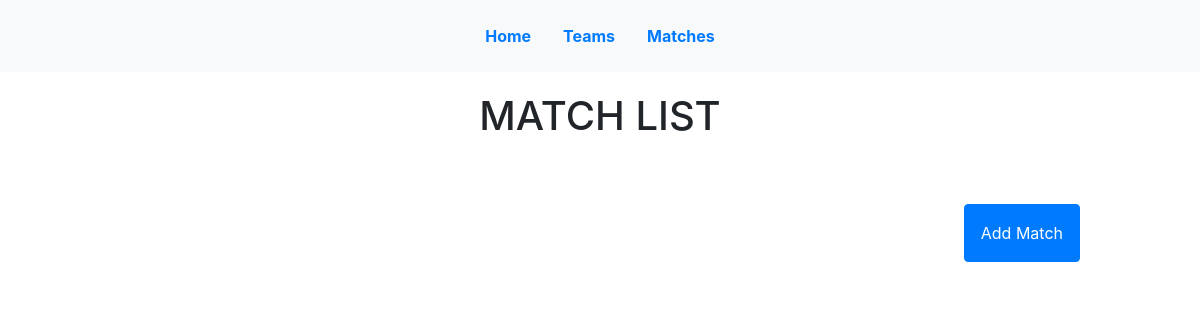
Page /match/ on the earlier database version.
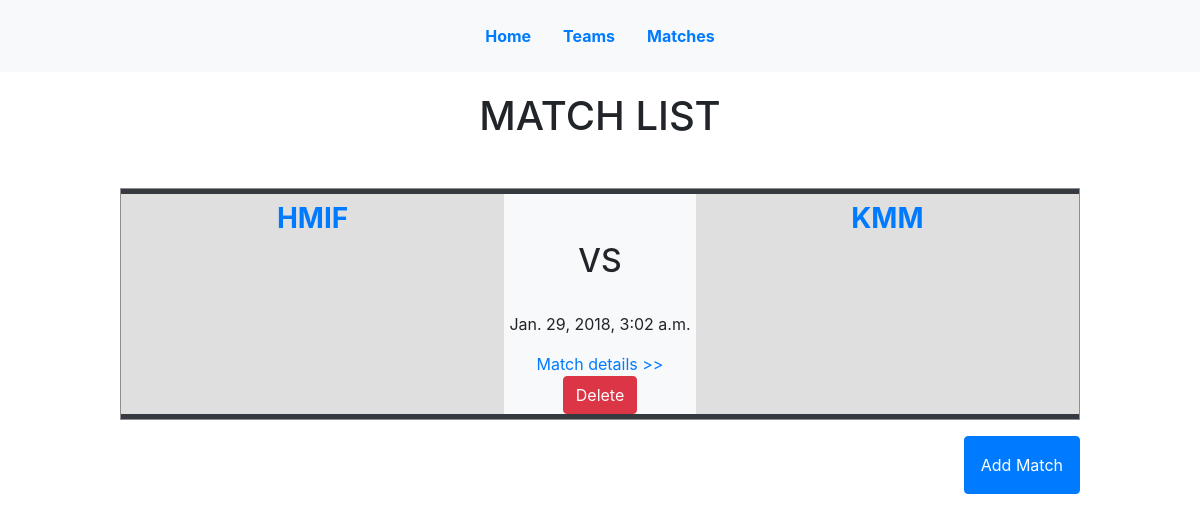
Same page on the later database version.
### stats/models.py (models this page shows, shortened)
class Match(models.Model):
    class Meta:
        ordering = ['-match_date',]
    match_date = models.DateTimeField()
    home_team = models.ForeignKey(Team, related_name="home_team", on_delete=models.CASCADE, null=True)
    away_team = models.ForeignKey(Team, related_name="away_team", on_delete=models.CASCADE, null=True)
    available = models.BooleanField()
    goal_home = models.IntegerField(default=0)
    pass_complete_home = models.IntegerField(default=0)
    pass_incomplete_home = models.IntegerField(default=0)
    ball_possession_home = models.DecimalField(max_digits = 5, decimal_places = 2, default=0)
    shot_on_target_home = models.IntegerField(default=0)
    shot_off_target_home = models.IntegerField(default=0)
    shot_percentage_home = models.DecimalField(max_digits = 5, decimal_places = 2, default=0)
    intercept_home = models.IntegerField(default=0)
    saves_home = models.IntegerField(default=0)
    tackle_home = models.IntegerField(default=0)
    fouls_committed_home = models.IntegerField(default=0)
    fouls_suffered_home = models.IntegerField(default=0)
    yellow_card_home = models.IntegerField(default=0)
    red_card_home = models.IntegerField(default=0)
    goal_away = models.IntegerField(default=0)
    pass_complete_away = models.IntegerField(default=0)
    pass_incomplete_away = models.IntegerField(default=0)
    ball_possession_away = models.DecimalField(max_digits = 5, decimal_places = 2, default=0)
    shot_on_target_away = models.IntegerField(default=0)
    shot_off_target_away = models.IntegerField(default=0)
    shot_percentage_away = models.DecimalField(max_digits = 5, decimal_places = 2, default=0)
    intercept_away = models.IntegerField(default=0)
    saves_away = models.IntegerField(default=0)
    tackle_away = models.IntegerField(default=0)
    fouls_committed_away = models.IntegerField(default=0)
    fouls_suffered_away = models.IntegerField(default=0)
    yellow_card_away = models.IntegerField(default=0)
    red_card_away = models.IntegerField(default=0)

class Team(models.Model):
    class Meta:
        ordering = ['-win','-draw','-lose','-goal_for','-goal_against']
    name = models.CharField(max_length=100)
    logo = models.ImageField(null=True, blank=True)
    points = models.IntegerField(default=0)
    goal_for = models.IntegerField(default=0)
    goal_against = models.IntegerField(default=0)
    win = models.IntegerField(default=0)
    lose = models.IntegerField(default=0)
    draw = models.IntegerField(default=0)
    def __str__(self):
        return self.name

### stats/views.py (the view)
# urls.py: path('match/', views.MatchListView.as_view(), name = 'match_list'),
class MatchListView(FormListView):
    form_class = MatchForm
    model = Match
    context_object_name = 'match_list'
    template_name = 'match_list.html'

### stats/views.py (called while the page is built)
    def get(self, request, *args, **kwargs):
        form_class = self.get_form_class()
        self.form = self.get_form(form_class)
        self.object_list = self.get_queryset()
        allow_empty = self.get_allow_empty()
        if not allow_empty and len(self.object_list) == 0:
            raise Http404(_(u"Empty list and '%(class_name)s.allow_empty' is False.")
                          % {'class_name': self.__class__.__name__})
        context = self.get_context_data(object_list=self.object_list, form=self.form)
        return self.render_to_response(context)

### templates/match_list.html (shortened to what this page needs)
{% extends 'base.html' %}
{% block content %}
<div class="match_list">
	<h1 class="text-center mb-5">MATCH LIST</h1>
	<div class="match_list_table">
      {% for match in 	match_list %}
      	<div class="match_instance" >
	        <div class="separator bg-dark"></div>
	      	<div class="home_team text-center p-2">
	      		<h3 class="font-weight-bold"><a href="{% url 'team_detail' match.home_team.pk %}">{{match.home_team.name}}</a></h3>
	      	</div>
	      	<div class="match_date text-center bg-light">
	      	<br>
	      	<br>
	      	<h2>VS</h2>
	      	<br>
	      	<p>{{match.match_date}}</p>
	      	<a href="{% url 'match_in_game' match.pk %}"> Match details >></a>
	      	<br>
	      	<button class="btn btn-danger" id="delete-{{match.id}}">Delete</button>
	        </div>
	        <div class="away_team text-center p-2">
	        	<h3 class="font-weight-bold"><a href="{% url 'team_detail' match.away_team.pk %}">{{match.away_team.name}}</a></h3>
	        </div>
	        <div class="separator bg-dark"></div>
      	</div>
      {% endfor %}
  	</div>
	<button class="btn btn-primary float-right mt-3 mb-3 p-3" id="add_match">Add Match</button>
</div>
{% endblock content %}

### templates/base.html (shortened to what this page needs)
{% load staticfiles %}
<html>
<head>
  <link rel="stylesheet" href="{% static 'base.css'%} "/>
</head>
<body>
<ul class="nav justify-content-center bg-light pt-3 pb-3">
  <li class="nav-item">
    <a class="nav-link active font-weight-bold" href="/">Home</a>
  </li>
  <li class="nav-item">
    <a class="nav-link font-weight-bold" href="/teams">Teams</a>
  </li>
  <li class="nav-item">
    <a class="nav-link font-weight-bold" href="/match">Matches</a>
  </li>
</ul>
<div class="main">
  {% block content %}
  {% endblock content %}
</div>
  <link rel="stylesheet" href="https://maxcdn.bootstrapcdn.com/bootstrap/4.0.0-beta.3/css/bootstrap.min.css">
	</body>
</html>

### static/base.css (style rules this page uses)
.main { margin: 0 auto; margin-top: 20px; width:100%; }
.match_list { width:80%; margin:0 auto; margin-bottom: 10px; }
.match_instance { border: 1px solid #8f8f8f; display:grid; min-height: 150px; grid-template-columns: repeat(5,1fr); }
.home_team, .away_team { background: #dfdfdf; grid-column: span 2; }
.separator { min-height: 5px; grid-column: span 5; }

Differences in the rows shown:
added Match: home_team.name "HMIF", match_date "Jan. 29, 2018, 3:02 a.m.", away_team.name "KMM"
